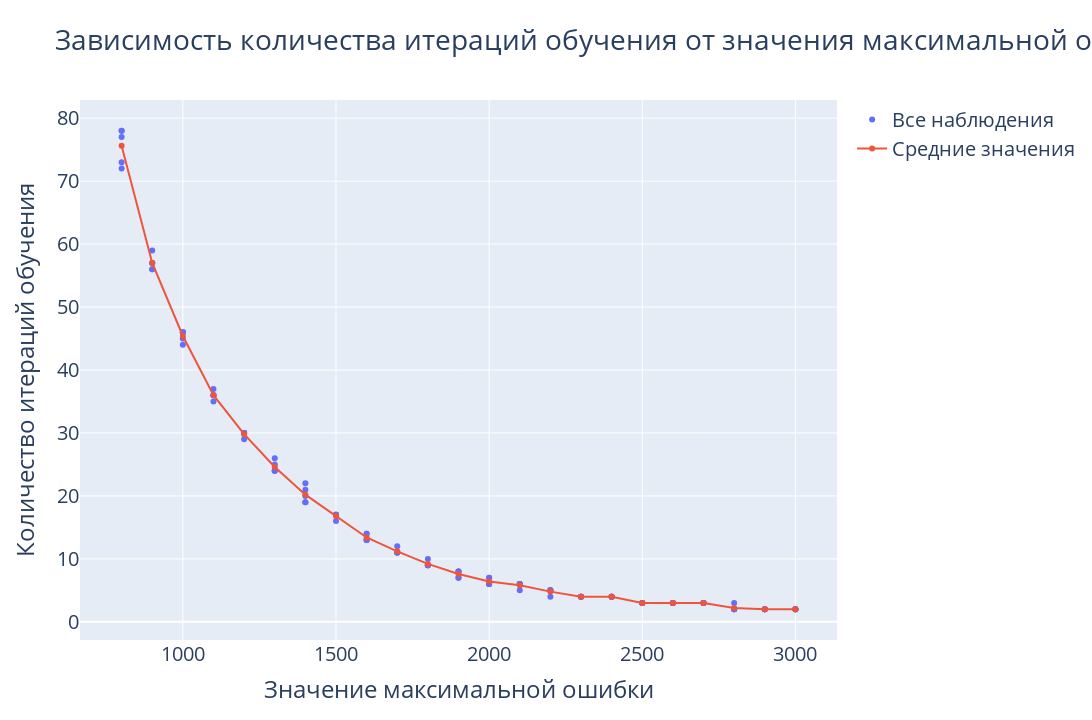

The cell this chart's notebook holds for it:
### Markdown cell above
## Relationship between max error and epochs

### Code cell
max_errors = list(range(800, 3100, 100))
all_errors: list[float] = []
epochs_amount_mean: list[int] = []
epochs_amount: list[int] = []
fig = go.Figure()
experiments_amount = 5
for err in max_errors:
    epoch_sum = 0
    for i in range(experiments_amount):
        all_errors.append(err)        
        dl = LRNN(n, 50, 0.001)
        dl.train(train, 15000, learn_by_loss=True, max_loss=err)
        epoch_sum += dl.epoch
        epochs_amount.append(dl.epoch)
    epochs_amount_mean.append(epoch_sum / experiments_amount)
fig.add_trace(go.Scatter(x=all_errors, y=epochs_amount, mode='markers',
                         name='Все наблюдения'))
fig.add_trace(go.Scatter(x=max_errors, y=epochs_amount_mean, mode='lines+markers',
                         name='Средние значения'))
fig.update_layout(title='Зависимость количества итераций обучения от значения максимальной ошибки',
                  xaxis_title='Значение максимальной ошибки',
                  yaxis_title='Количество итераций обучения',
                  height=720, width=1280,
                  font=dict(size=20))
fig.show()

### Figure 1 — Plotly figure (JSON) as saved in the notebook; plotly's stock layout.template omitted (floating-point values rounded to 4 significant figures)
{"data": [{"mode": "markers", "name": "Все наблюдения", "type": "scatter", "x": [800, 800, 800, 800, 800, 900, 900, 900, 900, 900, 1000, 1000, 1000, 1000, 1000, 1100, 1100, 1100, 1100, 1100, 1200, 1200, 1200, 1200, 1200, 1300, 1300, 1300, 1300, 1300, 1400, 1400, 1400, 1400, 1400, 1500, 1500, 1500, 1500, 1500, 1600, 1600, 1600, 1600, 1600, 1700, 1700, 1700, 1700, 1700, 1800, 1800, 1800, 1800, 1800, 1900, 1900, 1900, 1900, 1900, 2000, 2000, 2000, 2000, 2000, 2100, 2100, 2100, 2100, 2100, 2200, 2200, 2200, 2200, 2200, 2300, 2300, 2300, 2300, 2300, 2400, 2400, 2400, 2400, 2400, 2500, 2500, 2500, 2500, 2500, 2600, 2600, 2600, 2600, 2600, 2700, 2700, 2700, 2700, 2700, 2800, 2800, 2800, 2800, 2800, 2900, 2900, 2900, 2900, 2900, 3000, 3000, 3000, 3000, 3000], "y": [78, 77, 78, 72, 73, 56, 59, 57, 56, 57, 44, 46, 46, 45, 46, 36, 36, 35, 37, 36, 30, 29, 30, 30, 30, 24, 24, 24, 26, 25, 21, 22, 19, 19, 20, 17, 17, 17, 16, 17, 13, 14, 14, 13, 13, 11, 12, 11, 11, 11, 9, 9, 10, 9, 9, 7, 8, 8, 7, 8, 6, 7, 6, 7, 6, 6, 6, 6, 6, 5, 5, 5, 4, 5, 5, 4, 4, 4, 4, 4, 4, 4, 4, 4, 4, 3, 3, 3, 3, 3, 3, 3, 3, 3, 3, 3, 3, 3, 3, 3, 2, 2, 2, 3, 2, 2, 2, 2, 2, 2, 2, 2, 2, 2, 2]}, {"mode": "lines+markers", "name": "Средние значения", "type": "scatter", "x": [800, 900, 1000, 1100, 1200, 1300, 1400, 1500, 1600, 1700, 1800, 1900, 2000, 2100, 2200, 2300, 2400, 2500, 2600, 2700, 2800, 2900, 3000], "y": [75.6, 57, 45.4, 36, 29.8, 24.6, 20.2, 16.8, 13.4, 11.2, 9.2, 7.6, 6.4, 5.8, 4.8, 4, 4, 3, 3, 3, 2.2, 2, 2]}], "layout": {"font": {"size": 20}, "height": 720, "title": {"text": "Зависимость количества итераций обучения от значения максимальной ошибки"}, "width": 1280, "xaxis": {"title": {"text": "Значение максимальной ошибки"}}, "yaxis": {"title": {"text": "Количество итераций обучения"}}}}
